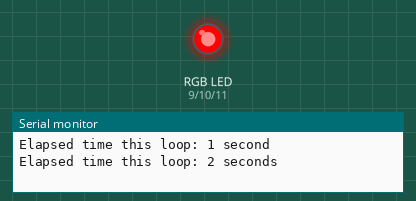
Recording of a sketch running on a simulated Arduino Uno, built with avr-gcc and run on an emulated ATmega328P. On the bench: an RGB LED mixed from three pins (HIGH = lit), the last lines printed to the serial monitor.

Above: at 3.21 s.
At 22.1 s:
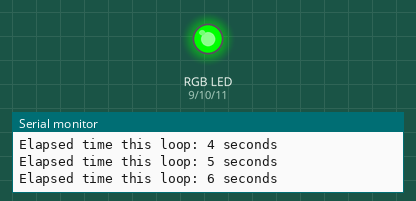
At 31.5 s:
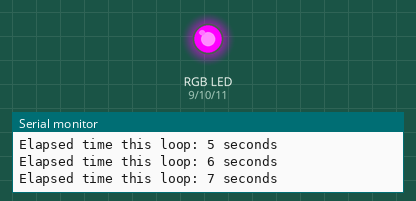
At 32.7 s:
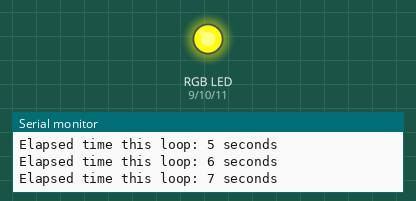
At 34.9 s:
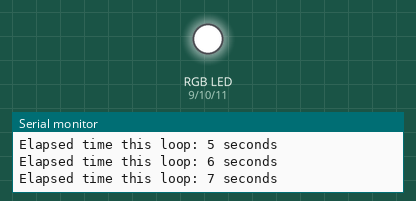
At 38.7 s:
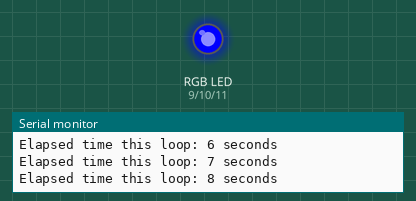
Timing chart, 0 to 40.0 s (numbered marks = the images above):
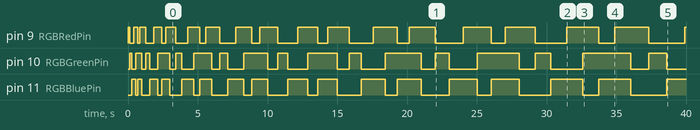

The sketch:

_week_2_lab_2_31__1_.ino
```cpp
//Stefan Saladino
//Jan 19 2023

// C++ code

//Red pin in 9, green pin in 10, blue pin in 11
//onTime == 143, will take ~ 1 second to complete all 7 colours
int RGBRedPin = 9;
int RGBGreenPin = 10;
int RGBBluePin = 11;
int onTime= 143;
int i = 1;


void setup()
{
 Serial.begin(9600);
 pinMode(RGBRedPin, OUTPUT);
 pinMode(RGBGreenPin, OUTPUT);
 pinMode(RGBBluePin, OUTPUT);
}

//cycle through loop 10 times
//onTime*i ensures consistent progression from cycle 1 to 10
//i.e. 143*7*1 = 1001 OR ~ 1 second on the first loop
//i.e. 143*10*7=10010 OR ~ 10 seconds on the final loop
void loop()
{
for (int i=1; i<=10; i++)
{
//Display Red
digitalWrite(RGBRedPin, HIGH); //Turn on RED
delay(onTime*i); //wait 143 milliseconds * value of i in loop
digitalWrite(RGBRedPin, LOW); //Turn off Red
//Display Green
digitalWrite(RGBGreenPin, HIGH); //Turn on green
delay(onTime*i); //wait 143 milliseconds * value of i in loop
digitalWrite(RGBGreenPin, LOW); //Turn off green
//Display Blue
digitalWrite(RGBBluePin, HIGH); //Turn on blue
delay(onTime*i);//wait 143 milliseconds * value of i in loop
digitalWrite(RGBBluePin, LOW); //Turn off blue
//Display Magenta (Red + Blue)
digitalWrite(RGBRedPin, HIGH); //Turn on RED
digitalWrite(RGBBluePin, HIGH); //Turn on blue
delay(onTime*i);//wait 143 milliseconds * value of i in loop
digitalWrite(RGBRedPin, LOW); //Turn off Red
digitalWrite(RGBBluePin, LOW); //Turn on RED
//Display Yellow (Red + Green)
digitalWrite(RGBRedPin, HIGH); //Turn on RED
digitalWrite(RGBGreenPin, HIGH); //Turn on green
delay(onTime*i);//wait 143 milliseconds * value of i in loop
digitalWrite(RGBRedPin, LOW); //Turn off Red
digitalWrite(RGBGreenPin, LOW); //Turn off green
//Display Cyan (Blue + Green)
digitalWrite(RGBBluePin, HIGH); //Turn on BLUE
digitalWrite(RGBGreenPin, HIGH); //Turn on GREEN
delay(onTime*i);//wait 143 milliseconds * value of i in loop
digitalWrite(RGBBluePin, LOW); //Turn off BLUE
digitalWrite(RGBGreenPin, LOW); //Turn off GREEN
//Display White (Red + Blue + Green)
digitalWrite(RGBRedPin, HIGH); //Turn on RED
digitalWrite(RGBBluePin, HIGH); //Turn on BLUE
digitalWrite(RGBGreenPin, HIGH); //Turn on GREEN
delay(onTime*i);//wait 143 milliseconds * value of i in loop
digitalWrite(RGBRedPin, LOW); //Turn off RED
digitalWrite(RGBBluePin, LOW); //Turn off BLUE
digitalWrite(RGBGreenPin, LOW); //Turn off GREEN

//if-else loop will return the if condition if it is true
//if condition is not met, the else statement will be returned
//if elapsed time is more or less than one second long, the monitor will print "seconds" (plural)
//if elapsed time is between 1000-1999 milliseconds, an integer of 1 will be returned, which requires the singular "second"
Serial.print("Elapsed time this loop: ");
Serial.print((onTime*i*7)/1000);
if
(onTime*i*7>1999 || onTime*i*7<999)
Serial.println(" seconds");
else
Serial.println(" second");
}


delay(5000);//once cycle is completed 10 times, there is a 5 second delay before loop repeats
}
```

Measured:
- by itself, pin 9 (RGBRedPin): LOW → HIGH at 0.00 s, → LOW 0.14 s later, → HIGH 0.29 s later, → LOW 0.29 s later, … (35 changes in this stretch)
- by itself, pin 10 (RGBGreenPin): LOW → HIGH at 0.14 s, → LOW 0.14 s later, → HIGH 0.29 s later, → LOW 0.43 s later, … (34 changes in this stretch)
- by itself, pin 11 (RGBBluePin): LOW → HIGH at 0.29 s, → LOW 0.29 s later, → HIGH 0.14 s later, → LOW 0.29 s later, … (33 changes in this stretch)
